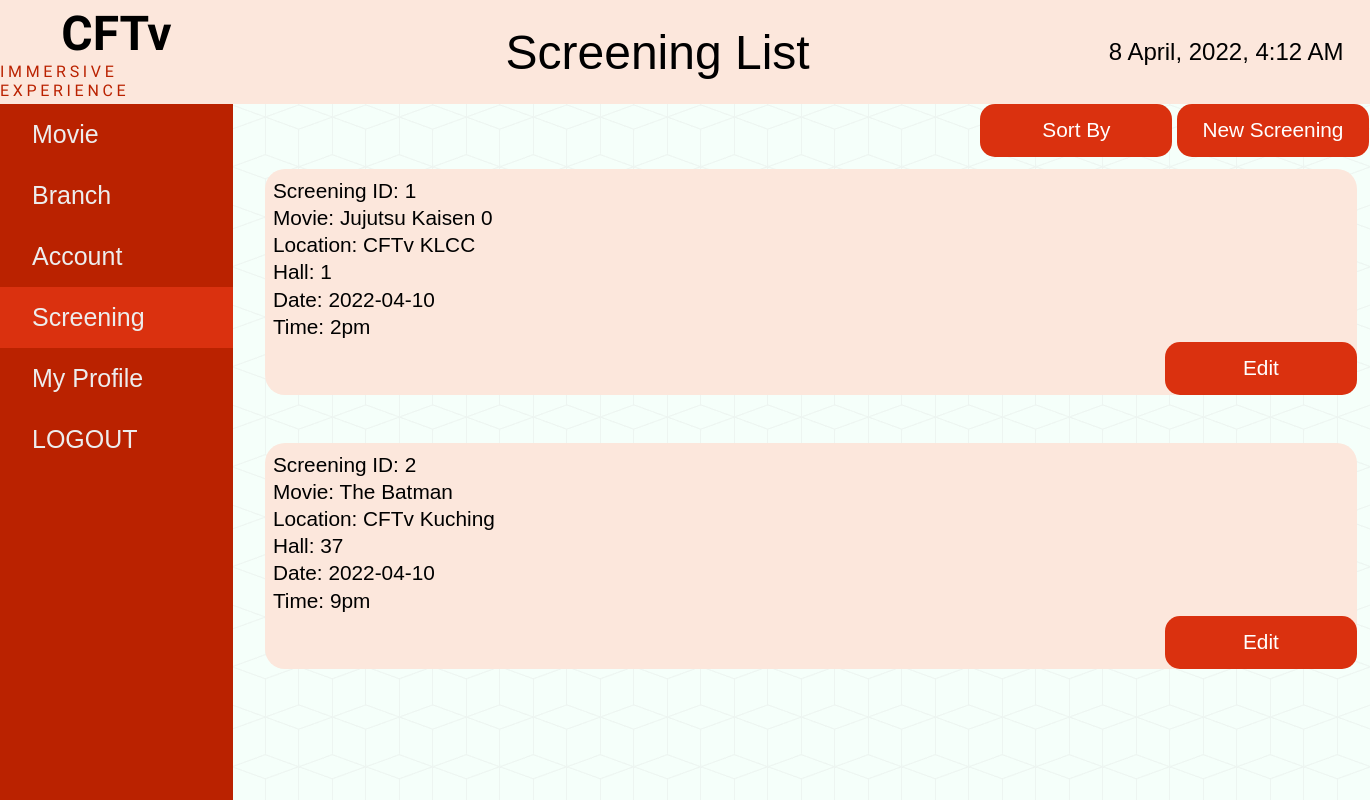
/screenList.php (signed in), run on an earlier commit of the app's database.
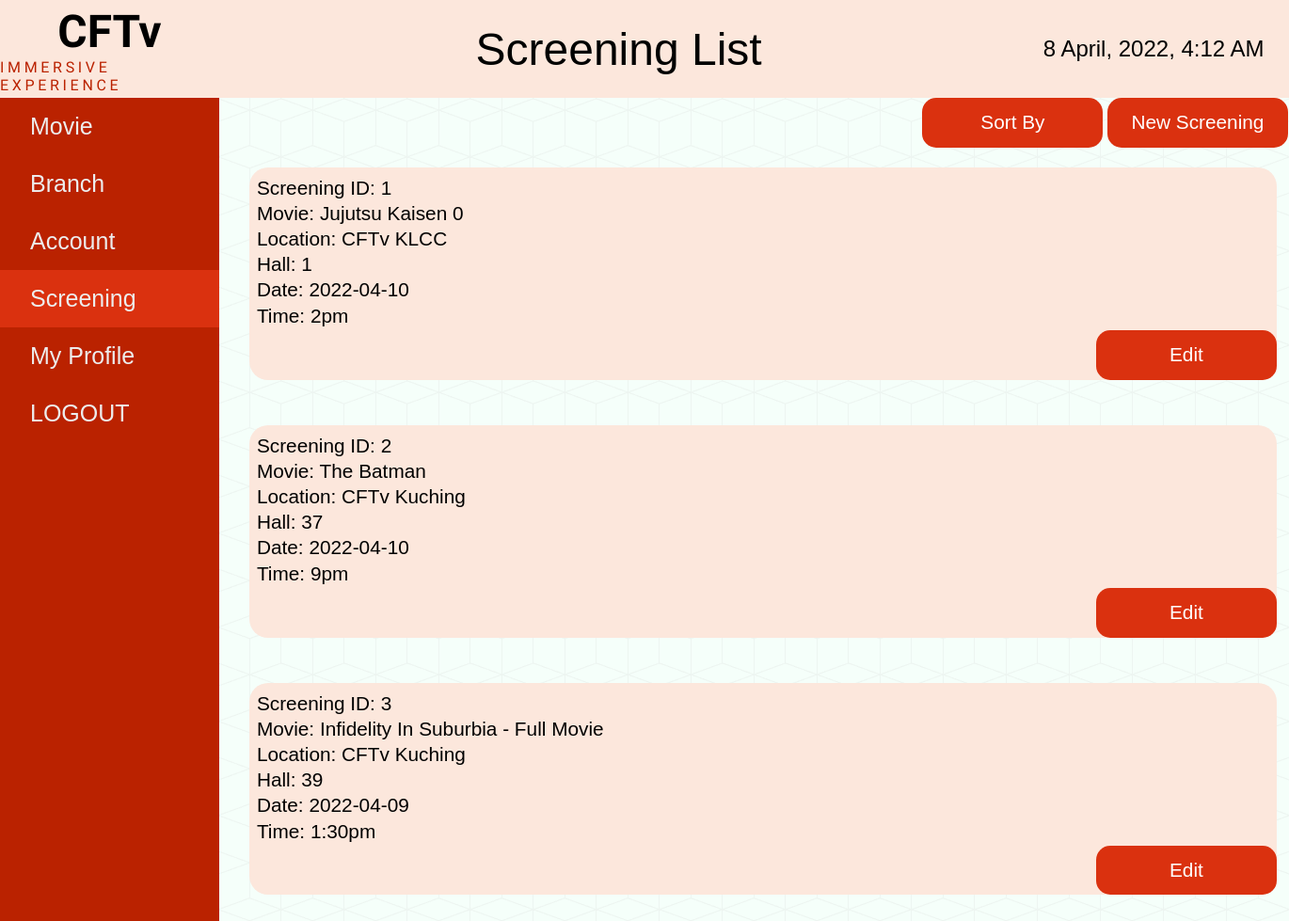
And on a later commit of the database.
### tables this page shows
CREATE TABLE `screening` (
  `screening_id` int(11) NOT NULL,
  `screen_id` varchar(11) NOT NULL,
  `movie_id` int(11) NOT NULL,
  `branch_id` int(11) NOT NULL,
  `hall_id` int(11) NOT NULL,
  `screening_date` date NOT NULL,
  `screening_time` varchar(6) NOT NULL
);

CREATE TABLE `movie` (
  `movie_id` int(11) NOT NULL,
  `movie_poster` varchar(300) NOT NULL,
  `movie_name` varchar(300) NOT NULL,
  `movie_duration` varchar(20) NOT NULL,
  `movie_date` date NOT NULL,
  `movie_rating` int(11) NOT NULL,
  `movie_trailer` varchar(300) NOT NULL,
  `movie_desc` varchar(3000) NOT NULL,
  `movie_case` varchar(30) NOT NULL
);

CREATE TABLE `branch` (
  `br_id` int(11) NOT NULL,
  `branch_id` varchar(30) NOT NULL,
  `branch_name` varchar(300) NOT NULL,
  `branch_address` varchar(300) NOT NULL,
  `branch_image` varchar(300) DEFAULT NULL,
  `no_of_halls` int(11) NOT NULL,
  `hall_id` int(11) NOT NULL,
  `screening_id` int(11) DEFAULT NULL
);

### screenList.php (the view, shortened to what this page needs)
<?php
require_once 'config.php';
$fetch_screening = mysqli_query($connect, "select * from screening");
?>
<!DOCTYPE html>
<html lang="en">
	<head>
		<link rel="stylesheet" href="./styles/style.css" />
	</head>
	<body>
		<div class="navbar">
			<div class="logo">
				<h1>CFTv</h1>
				<p>IMMERSIVE EXPERIENCE</p>
			</div>
			<div class="heading">
				<h1>Screening List</h1>
			</div>
			<div class="date">
				<h2><?php echo date("j F, Y, g:i A") ?></h2>
			</div>
		</div>
		<div class="draw-body">
			<div class="drawer">
				<li><a href="./movieList.php">Movie</a></li>
				<li><a href="./branchList.php">Branch</a></li>
				<li><a href="./account-list.php">Account</a></li>
				<li class="active"><a href="./screenList.php">Screening</a></li>
				<li><a href="./profile.php">My Profile</a></li>
				<li><a href="branchList.php?logout" title="Log Out">LOGOUT</a></li>
			</div>
			<div class="content">
				<div class="button-b">
					<form method="post" action="#" style="display: inline;">
						<button type="submit" name="sort_screening">Sort By</button>
					</form>
					<button><a href="addScreen.php">New Screening</a></button>
				</div>
				<div class="main">
					 <?php
              while($screening = mysqli_fetch_assoc($fetch_screening)){
                $movie_det = mysqli_query($connect, "select * from movie where movie_id = '".$screening['movie_id']."' ");
                $movie = mysqli_fetch_assoc($movie_det);
                 $branch_det = mysqli_query($connect, "select * from branch where br_id = '".$screening['branch_id']."' ");
                $branch = mysqli_fetch_assoc($branch_det);
             ?>
					<div class="box-account">
						<div class="left">
							<li>Screening ID: <?php echo $screening['screen_id']; ?></li>
							<li>Movie: <?php echo $movie['movie_name']; ?></li>
							<li>Location: <?php echo $branch['branch_name']; ?></li>
							<li>Hall: <?php echo $screening['hall_id']; ?></li>
							<li>Date: <?php echo $screening['screening_date']; ?></li>
							<li>Time: <?php echo $screening['screening_time']; ?></li>
						</div>
						<button class="br_ed_btn"><a href="screenEdit.php?id=<?php echo $screening['screening_id']; ?>">Edit</a></button>
					</div>
					<br>
			<?php
		} ?>
				</div>
			</div>
		</div>
	</body>
</html>

### styles/style.css (style rules this page uses)
* { margin: 0; padding: 0; box-sizing: border-box; }
body { min-height: 100vh; font-family: 'Gill Sans', 'Gill Sans MT', Calibri, 'Trebuchet MS', sans-serif; }
.navbar { height: 13vh; display: grid; grid-template-columns: 17% auto 21%; background-color: #fce7dc; }
.navbar .logo, .heading, .date { display: flex; flex-direction: column; min-width: 100%; min-height: 100%; align-items: center; justify-content: center; }
.navbar .logo h1 { font-family: "Rajdhani"; font-size: 3rem; }
.navbar .logo p { font-family: "Rajdhani"; letter-spacing: 0.23rem; color: #ba2200; }
.navbar .heading h1 { font-size: 3rem; font-weight: 500; }
.navbar .date h2 { font-weight: 500; }
.draw-body { min-height: 87vh; display: grid; grid-template-columns: 17% auto; }
.draw-body .drawer { background-color: #ba2200; min-width: 100%; display: flex; flex-direction: column; font-size: 25px; }
.draw-body .drawer li { padding: 1rem 0; list-style: none; cursor: pointer; }
.draw-body .drawer .active { background-color: #da310f; }
.draw-body .drawer li a { padding-left: 2rem; text-decoration: none; color: #ededed; }
.draw-body .content { background-color: #f5fffa; background-image: url('../images/cubes.png'); display: grid; grid-template-rows: 12% auto; }
.draw-body .content button { height: 3.3rem; width: 12rem; border-radius: 15px; font-size: 1.3rem; background-color: #da310f; color: #fff; font-weight: 500; border: none; cursor: pointer; }
.content .main .box-account { background-color: #fce7dc; border-radius: 20px; margin: 0 2rem auto 2rem; padding: 2rem; width: auto; display: grid; grid-template-columns: 20% 60% auto; }
.content .main .box-account li { list-style: none; font-size: 1.3rem; margin-bottom: 0.1rem; padding-bottom: 0.1rem; padding-left: 0.5rem; }

### screenList.php (style rules this page uses)
a { text-decoration: none; color: white; }
.content .main .box-account { padding: 0px !important; margin-top: 30px !important; display: flow-root; }
button.br_ed_btn { margin-left: 900px; }
.left { padding-top: 10px; }
.button-b { float: right; text-align: right; margin: 0px 20px 0px 0px }
.draw-body .content { grid-template-rows: 5% auto; }

What changed in the data, as far as the page shows it:
added screening: screen "3", movie.movie_name "Infidelity In Suburbia - Full Movie", branch.branch_name "CFTv Kuching", hall "39", screening_date "2022-04-09", screening_time "1:30pm"
